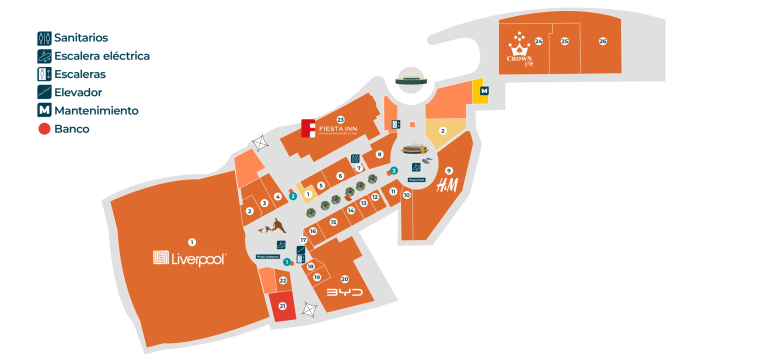
#> input picture planta-baja.png, 1536 x 727 px, found by its file name (shown at 1/2 size)
$ python test_floodfill_clean.py
#> lines starting #> are read from the running program, lines starting #| are printed output that depends on the picture; after the words box and inside, x2 and y2 are one past the last pixel; in counts of white or black regions, pixels touching at a corner belong together
import cv2
import numpy as np

def build_perfect_clean_dark_map(src_path, dest_path, scale_factor=3):
#> called with src_path = 'planta-baja.png', dest_path = 'planta-baja-dark.png', scale_factor = 3
    print(f"Building 100% perfect clean map (No numbers, no shadows) for {src_path}...")
    orig = cv2.imread(src_path, cv2.IMREAD_UNCHANGED)
#> orig is the input picture: shape (727, 1536, 4); mean B, G, R, A 215.7, 225.5, 244, 255
    h_orig, w_orig = orig.shape[:2]
#> h_orig = 727; w_orig = 1536

    if orig.shape[2] == 4:
        b, g, r, a = cv2.split(orig)
#> a: shape (727, 1536); every value is 255
        bgr = cv2.merge([b, g, r])
    else:
        bgr = orig
        a = np.full((h_orig, w_orig), 255, dtype=np.uint8)

    gray = cv2.cvtColor(bgr, cv2.COLOR_BGR2GRAY)
    hsv = cv2.cvtColor(bgr, cv2.COLOR_BGR2HSV)
#> hsv: shape (727, 1536, 3); mean H, S, V 3.7, 35.3, 244.9
    H, S, V = cv2.split(hsv)

    # 1. Flood-fill from borders to get exact Exterior Background Mask
    # White background in original is near 255
    bg_seed_mask = (gray > 240).astype(np.uint8) * 255
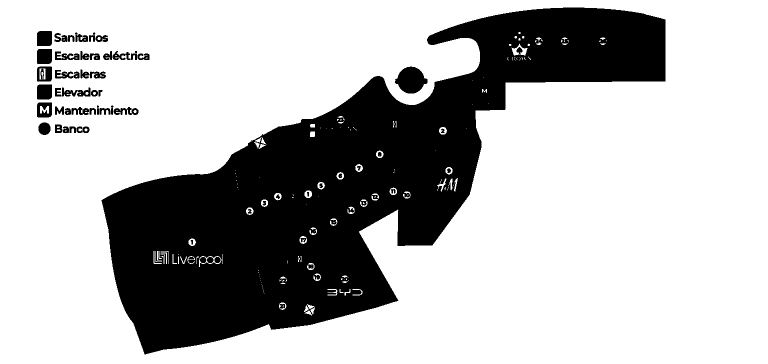
#> bg_seed_mask: shape (727, 1536) (shown at 1/2 size); 71.4% white; 58 black regions (1 under 20 px), largest, box (x1, y1, x2, y2) and area: (203, 15, 1331, 709) 304136, (790, 133, 855, 187) 2399, (74, 62, 104, 92) 880
    # Flood-fill from top-left (0,0), top-right (w-1, 0), bottom-left (0, h-1), bottom-right (w-1, h-1)
    ff_mask = np.zeros((h_orig + 2, w_orig + 2), np.uint8)
    bg_flood = bg_seed_mask.copy()
    cv2.floodFill(bg_flood, ff_mask, (0, 0), 128)
    cv2.floodFill(bg_flood, ff_mask, (w_orig - 1, 0), 128)
    cv2.floodFill(bg_flood, ff_mask, (0, h_orig - 1), 128)
    cv2.floodFill(bg_flood, ff_mask, (w_orig - 1, h_orig - 1), 128)
    cv2.floodFill(bg_flood, ff_mask, (w_orig // 2, 0), 128)
    cv2.floodFill(bg_flood, ff_mask, (w_orig // 2, h_orig - 1), 128)

    bg_mask_orig = (bg_flood == 128) | (a < 30)
#> bg_mask_orig: shape (727, 1536) bool; 70.8% white; 41 black regions (1 under 20 px), largest, box (x1, y1, x2, y2) and area: (203, 15, 1331, 709) 311103, (790, 133, 855, 187) 2399, (74, 133, 104, 163) 883

    # 2. Corridors Mask (open walkway areas between stores)
    # Corridors in original are light gray/white paths inside the mall
    corridor_mask_orig = (gray >= 180) & (~bg_mask_orig) & (a > 30)
#> corridor_mask_orig: shape (727, 1536) bool; 11.8% white; 713 white regions (612 under 20 px), largest, box (x1, y1, x2, y2) and area: (203, 15, 1331, 709) 118129, (792, 133, 853, 160) 963, (796, 168, 848, 187) 696

    # 3. Mall Store Units (everything inside mall that is not background and not open corridors)
    store_mask_orig = (~bg_mask_orig) & (~corridor_mask_orig) & (a > 30)
#> store_mask_orig: shape (727, 1536) bool; 17.4% white; 215 white regions (83 under 20 px), largest, box (x1, y1, x2, y2) and area: (221, 341, 577, 695) 81998, (998, 22, 1243, 149) 27577, (593, 379, 774, 625) 18602

    # 4. Inpaint ALL numbers, circular badges, and text logos from the original image
    # Detect all dark text, digits, and circle borders
    dark_elements = (gray < 115) & (~bg_mask_orig) & (a > 30)
#> dark_elements: shape (727, 1536) bool; 1.4% white; 220 white regions (112 under 20 px), largest, box (x1, y1, x2, y2) and area: (538, 582, 592, 643) 2270, (602, 239, 630, 275) 766, (75, 170, 103, 198) 731
    dark_elements[0:260, 0:300] = False  # Keep top-left legend icons
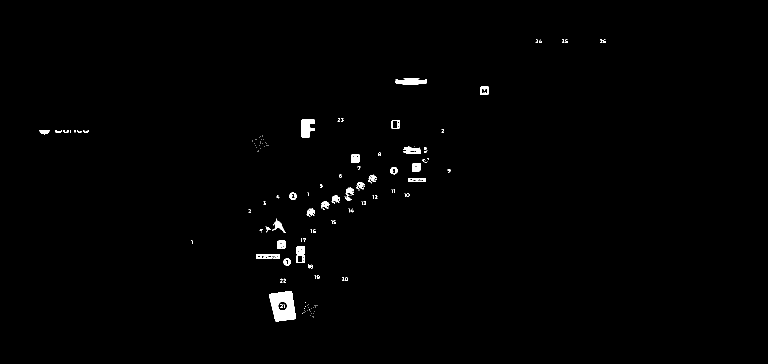
#> dark_elements: shape (727, 1536) bool (shown at 1/2 size); 0.78% white; 150 white regions (105 under 20 px), largest, box (x1, y1, x2, y2) and area: (538, 582, 592, 643) 2270, (602, 239, 630, 275) 766, (791, 159, 854, 169) 531

    # Also detect all Hough circles
    circle_erase = np.zeros((h_orig, w_orig), dtype=np.uint8)
    circles = cv2.HoughCircles(gray, cv2.HOUGH_GRADIENT, dp=1.2, minDist=8, param1=40, param2=15, minRadius=4, maxRadius=26)
#> circles = 512 rows, first 8: [114.6, 94.2, 25.24], [114.6, 127.8, 25.24], [135, 239.4, 25.24], [117, 167.4, 25.24], [153, 131.4, 23.92], [624.6, 475.8, 21.28], [153, 167.4, 25.24], [1073.4, 108.6, 25.24]
    if circles is not None:
        circles = np.uint16(np.around(circles))
#> circles = 512 rows, first 8: [115, 94, 25], [115, 128, 25], [135, 239, 25], [117, 167, 25], [153, 131, 24], [625, 476, 21], [153, 167, 25], [1073, 109, 25]
        for i in circles[0, :]:
            if i[0] > 280 or i[1] > 280:
                cv2.circle(circle_erase, (i[0], i[1]), i[2] + 4, 255, -1)
#> this loop made 512 passes
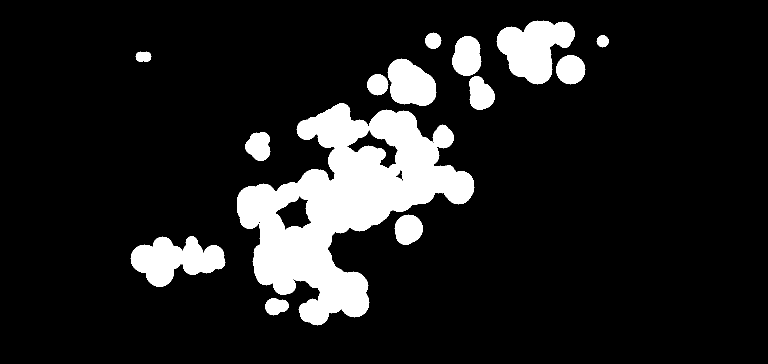
#> circle_erase: shape (727, 1536) (shown at 1/2 size); 12.4% white; 14 white regions, largest, box (x1, y1, x2, y2) and area: (474, 206, 949, 651) 90504, (993, 41, 1150, 169) 12305, (261, 472, 451, 574) 11339

    # Find connected components of dark elements (letters, numbers)
    num_labels, labels, stats, centroids = cv2.connectedComponentsWithStats(dark_elements.astype(np.uint8))
#> labels: shape (727, 1536) int32; 151 distinct labels, from 0 to 150
#> num_labels = 151; stats = 151 rows, first 6: [0, 0, 1536, 727, 1107983], [1071, 79, 5, 7, 17], [1078, 79, 6, 7, 19], [1124, 79, 5, 7, 16], [1130, 79, 5, 7, 17], [1200, 79, 5, 7, 17]; centroids = 151 pairs, first value 88.5 to 1208.2, second value 81.88 to 633.5
    for i in range(1, num_labels):
        w = stats[i, cv2.CC_STAT_WIDTH]
        h = stats[i, cv2.CC_STAT_HEIGHT]
        area = stats[i, cv2.CC_STAT_AREA]
        # Any text/number character of bounding box <= 65x65 px and area <= 2200 px
        if (w <= 65 and h <= 65 and area <= 2200):
            circle_erase[labels == i] = 255
#> this loop made 150 passes
#> (w, h, area) on passes 6, 7, 8, 9, 12, 13, 14, 15, 16, 17, 20, 21: (6, 7, 20), (32, 3, 90), (63, 10, 531), (17, 17, 203), (28, 36, 766), (17, 17, 141), (5, 8, 20), (22, 9, 140), (13, 5, 36), (11, 6, 35), (10, 6, 25), (12, 6, 34)
#> circle_erase: shape (727, 1536); 12.5% white; 21 white regions (2 under 20 px), largest, box (x1, y1, x2, y2) and area: (474, 206, 949, 651) 90528, (993, 41, 1150, 169) 12305, (261, 472, 451, 574) 11339

    # Dilate circle erase mask slightly
    circle_erase = cv2.dilate(circle_erase, np.ones((5, 5), np.uint8))
#> circle_erase: shape (727, 1536); 13.9% white; 15 white regions, largest, box (x1, y1, x2, y2) and area: (472, 204, 951, 653) 98002, (991, 39, 1152, 171) 13617, (259, 470, 453, 576) 12836
    circle_erase[bg_mask_orig] = 0
#> circle_erase: shape (727, 1536); 12.7% white; 23 white regions (1 under 20 px), largest, box (x1, y1, x2, y2) and area: (472, 205, 947, 650) 96085, (991, 39, 1152, 165) 13465, (259, 470, 453, 576) 12836

    # Inpaint the BGR image directly so that store colors fill over the numbers seamlessly!
    bgr_clean = cv2.inpaint(bgr, circle_erase, inpaintRadius=9, flags=cv2.INPAINT_TELEA)
    gray_clean = cv2.cvtColor(bgr_clean, cv2.COLOR_BGR2GRAY)

    # 5. Extract ONLY Real Architectural Walls (from the clean inpainted image)
    # Detect sharp wall lines
    canny_walls = cv2.Canny(gray_clean, 25, 75)
#> canny_walls: shape (727, 1536); 1.5% white in thin lines or dots, all inside (x1, y1, x2, y2) = (74, 15, 1332, 709)
    canny_walls[bg_mask_orig] = 0
    canny_walls[0:260, 0:300] = 0
    canny_walls[circle_erase > 0] = 0
#> canny_walls: shape (727, 1536); 0.47% white in thin lines or dots, all inside (x1, y1, x2, y2) = (159, 15, 1331, 709)

    # Extract building perimeter contours
    building_binary = ((~bg_mask_orig) & (a > 30)).astype(np.uint8) * 255
    building_binary[0:260, 0:300] = 0
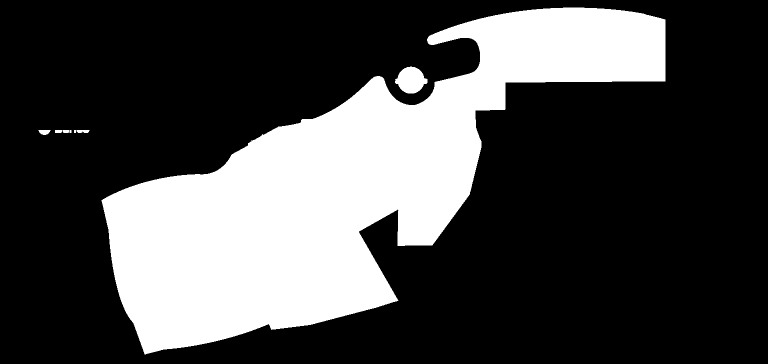
#> building_binary: shape (727, 1536) (shown at 1/2 size); 28.1% white; 8 white regions
    building_contours, _ = cv2.findContours(building_binary, cv2.RETR_EXTERNAL, cv2.CHAIN_APPROX_TC89_KCOS)
#> building_contours = 8 contours, 2 with area under 20; largest, box (x1, y1, x2, y2) and area: (203, 15, 1331, 709) 309589, (790, 133, 855, 187) 2336, (77, 260, 101, 270) 158, (153, 260, 179, 266) 106, (110, 260, 125, 266) 67, (126, 260, 138, 266) 48

    # 6. Ultra-HD Target Canvas (3x Scale)
    h_hd = int(h_orig * scale_factor)
#> h_hd = 2181
    w_hd = int(w_orig * scale_factor)
#> w_hd = 4608

    def upscale(m, blur_radius=3):
#> called with blur_radius = 3
        m_u8 = (m.astype(np.uint8) * 255)
        up = cv2.resize(m_u8, (w_hd, h_hd), interpolation=cv2.INTER_LANCZOS4)
        if blur_radius > 0:
            up = cv2.GaussianBlur(up, (blur_radius, blur_radius), 0)
        return up

    bg_hd = upscale(bg_mask_orig, blur_radius=3)
    corridor_hd = upscale(corridor_mask_orig, blur_radius=3)
    store_hd = upscale(store_mask_orig, blur_radius=3)
    walls_hd = cv2.resize(canny_walls, (w_hd, h_hd), interpolation=cv2.INTER_LANCZOS4)

    # Top-left legend
    legend_mask = np.zeros((h_orig, w_orig), dtype=bool)
    legend_mask[0:260, 0:300] = (gray[0:260, 0:300] < 90) & (a[0:260, 0:300] > 30)
#> legend_mask: shape (727, 1536) bool; 0.53% white; 78 white regions (10 under 20 px), largest, box (x1, y1, x2, y2) and area: (75, 170, 103, 198) 716, (75, 63, 103, 91) 569, (75, 99, 103, 127) 510
    legend_hd = upscale(legend_mask, blur_radius=1)

    # 7. Render Pristine Ultra-HD Canvas (Google Maps Dark Mode)
    hd_canvas = np.zeros((h_hd, w_hd, 3), dtype=np.uint8)
    hd_canvas[:] = [22, 13, 8]  # Exterior Background #080d16

    # Fill Corridors with clean dark navy #101724
    corridor_pixels = corridor_hd > 100
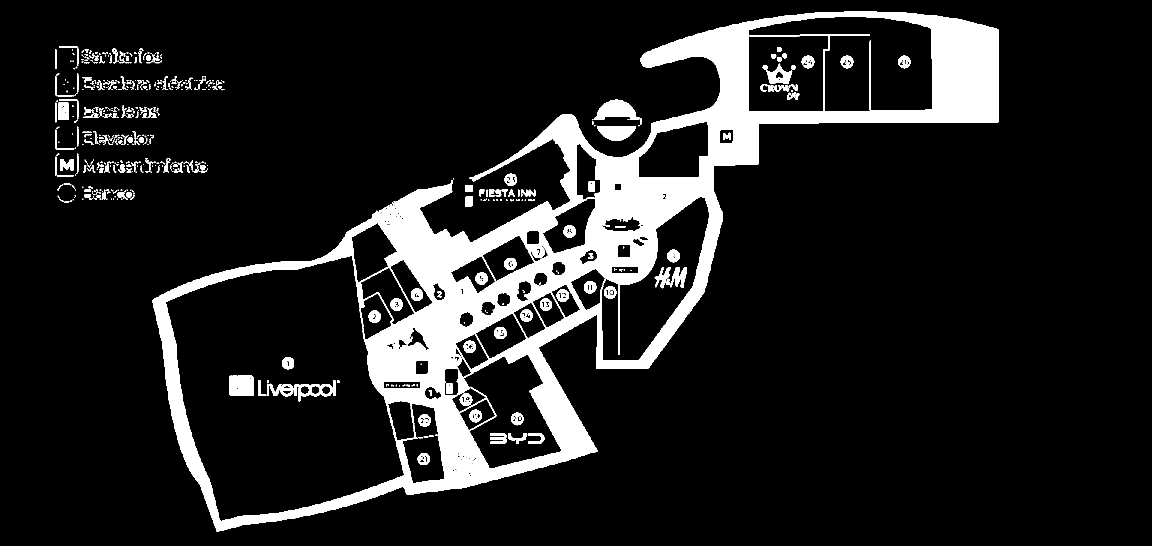
#> corridor_pixels: shape (2181, 4608) bool (shown at 1/4 size); 11.9% white; 713 white regions (248 under 20 px), largest, box (x1, y1, x2, y2) and area: (609, 45, 3993, 2127) 1071439, (2376, 399, 2559, 480) 8708, (2388, 503, 2544, 561) 6290
    hd_canvas[corridor_pixels] = [36, 23, 16]

    # Fill Stores with clean slate #1e293b
    store_pixels = (store_hd > 100) & (~corridor_pixels)
#> store_pixels: shape (2181, 4608) bool; 17.3% white; 246 white regions (16 under 20 px), largest, box (x1, y1, x2, y2) and area: (663, 1023, 1617, 2085) 691137, (2994, 66, 3729, 444) 164079, (2406, 786, 2838, 1443) 126247
    hd_canvas[store_pixels] = [59, 41, 30]

    # Draw Anti-Aliased Building Outer Contours
    for cnt in building_contours:
        if cv2.contourArea(cnt) < 200:
            continue
        approx = cv2.approxPolyDP(cnt, epsilon=0.8, closed=True)
        cnt_hd = (approx.astype(np.float32) * scale_factor).astype(np.int32)
        cv2.polylines(hd_canvas, [cnt_hd], isClosed=True, color=(105, 80, 58), thickness=3, lineType=cv2.LINE_AA)
#> this loop made 8 passes
#> cnt on passes 2 to 4: [[148, 260], [148, 265], [151, 265], [151, 260]], [[139, 260], [139, 265], [142, 265], [142, 260]], [[126, 260], [127, 265], [137, 264], [137, 260]]
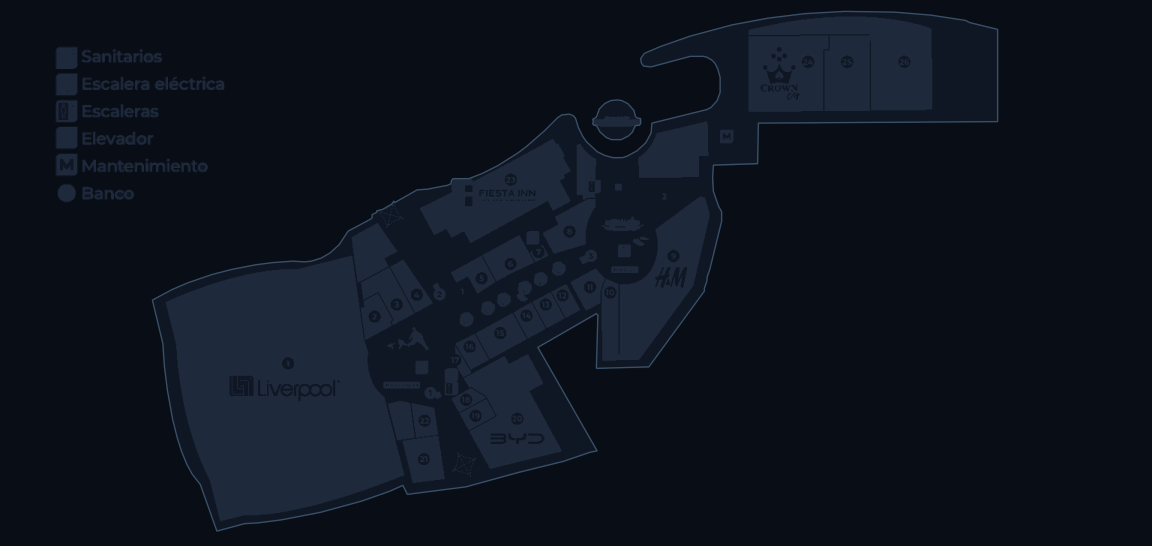
#> hd_canvas: shape (2181, 4608, 3) (shown at 1/4 size); mean of channels 0, 1, 2 30.5, 19.4, 13; drawn as B, G, R

    # Draw Internal Partition Walls
    wall_pixels = walls_hd > 55
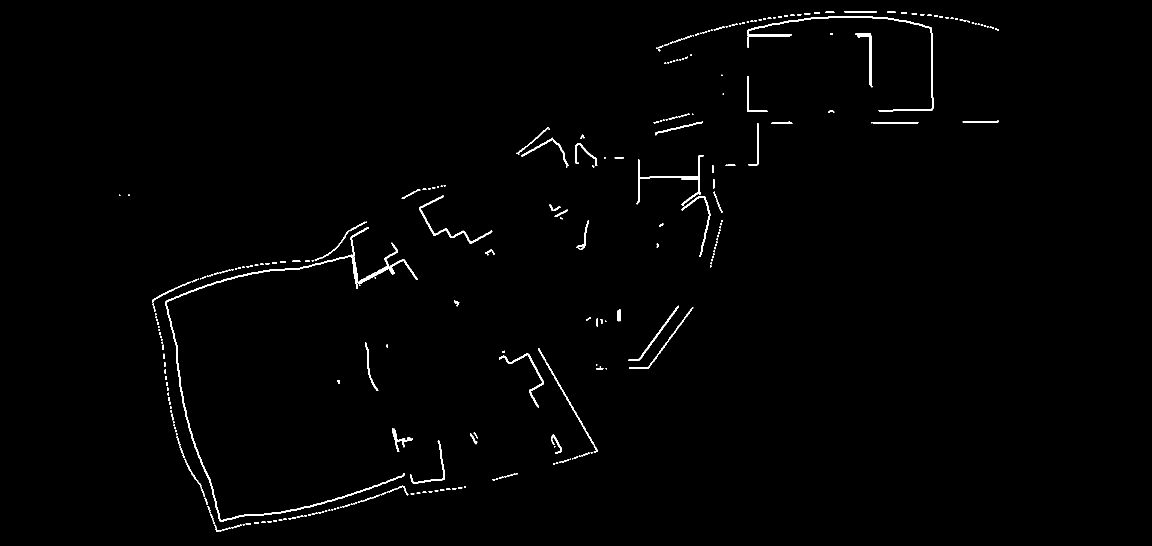
#> wall_pixels: shape (2181, 4608) bool (shown at 1/4 size); 0.79% white; 505 white regions (31 under 20 px)
    hd_canvas[wall_pixels] = [105, 80, 58]

    # Draw Top-Left Legend
    legend_pixels = legend_hd > 90
    hd_canvas[legend_pixels] = [252, 250, 248]

    # Re-enforce Background
    bg_pixels = bg_hd > 120
    hd_canvas[bg_pixels] = [22, 13, 8]

    # Subtle Sharpening
    gaussian = cv2.GaussianBlur(hd_canvas, (0, 0), 0.8)
    unsharp = cv2.addWeighted(hd_canvas, 1.15, gaussian, -0.15, 0)
    unsharp[bg_pixels] = [22, 13, 8]
    unsharp[legend_pixels] = [254, 252, 250]

    alpha_hd = np.where(bg_pixels, 255, 255).astype(np.uint8)
    final_hd = cv2.merge([unsharp[:, :, 0], unsharp[:, :, 1], unsharp[:, :, 2], alpha_hd])

    cv2.imwrite(dest_path, final_hd, [cv2.IMWRITE_PNG_COMPRESSION, 4])
    print(f"Saved 100% Perfect Clean Map: {dest_path}")

for f in ['planta-baja.png', 'planta-uno.png', 'planta-dos.png']:
    name_dark = f.replace('.png', '-dark.png')
    build_perfect_clean_dark_map(f, name_dark, scale_factor=3)
